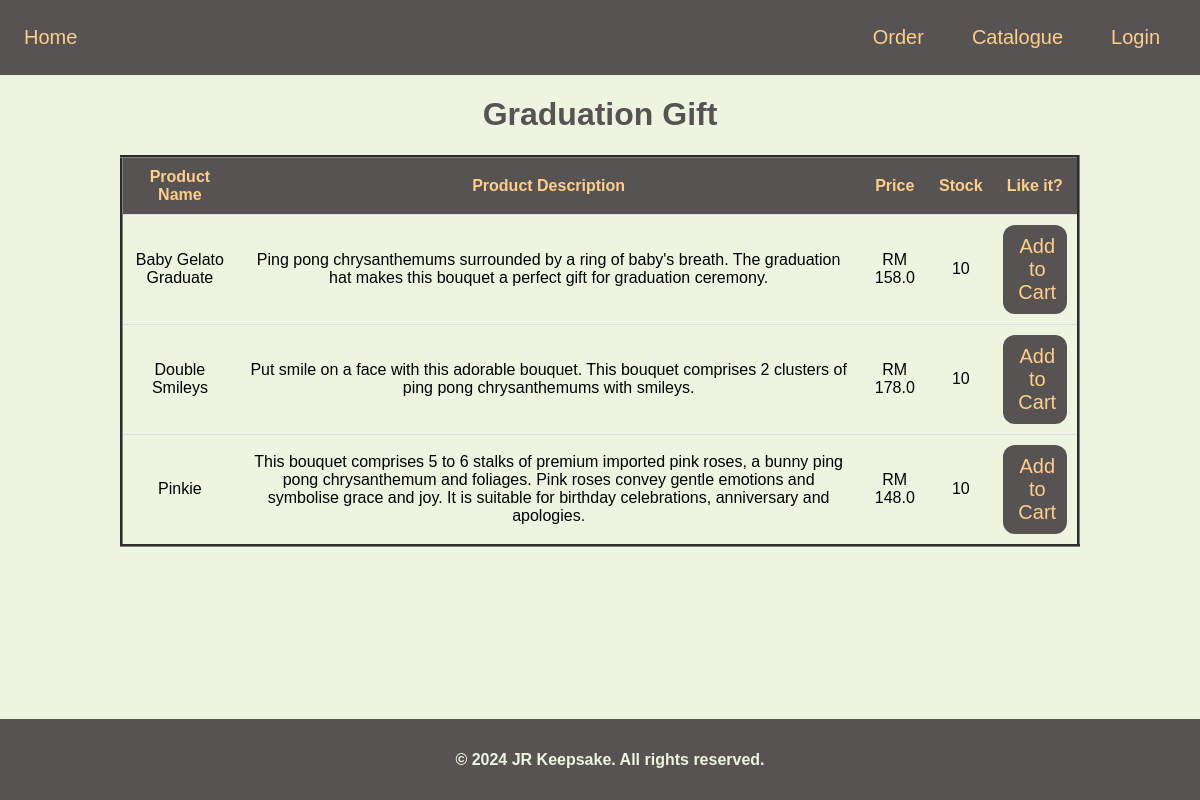
/JR_Keepsake/Catalogue/Graduation/, run on the app's committed database.
### Keepsake/models.py (models this page shows)
class Product (models.Model):
    Product_Name = models.CharField(max_length = 20, primary_key = True)
    Product_Desc = models.TextField()
    Category = models.CharField(max_length = 15)
    Price = models.FloatField()
    Stock = models.IntegerField()

### Keepsake/views.py (the view)
# urls.py: path('Catalogue/Graduation/',views.Graduation, name = 'Graduation'),
def Graduation(request):
    user_name = request.session.get('user_name')
    products = Product.objects.filter(Category='Graduation').values()
    return render(request, "Graduation.html", {'products': products,'user_name': user_name})

### Keepsake/templates/Graduation.html (shortened to what this page needs)
{% load static %}
<!DOCTYPE html>
<html lang="en">
<head>
</head>
<body>
    <header>
        <a href="/JR_Keepsake/">Home</a>
        <ul>
            <li><a href="{% url 'AllOrder' %}">Order</a></li>
            <li><a href="{% url 'Catalogue' %}">Catalogue</a></li>
            {% if user_name %}
                <li class="dropdown">
                    <a href="#" class="dropbtn" >{{user_name}}</a>
                    <div class="dropdown-content">
                        <a href="{% url 'UpdateProfile' %}">Update Profile</a>
                        <a href="{% url 'DeleteProfile' %}">Delete Account</a>
                        <a href="{% url 'Logout' %}">Logout</a>
                    </div>
                </li>
            {% else %}
                <li><a href="Login">Login</a></li>
            {% endif %}
        </ul>
    </header>
    <h1>Graduation Gift</h1>
    <body>
        <table>
            <tr>
                <th>Product Name</th>
                <th>Product Description</th>
                <th>Price</th>
                <th>Stock</th>
                <th>Like it?</th>
            </tr>
            {% for product in products %}
            <tr>
                <td>{{ product.Product_Name }}</td>
                <td>{{ product.Product_Desc }}</td>
                <td>RM {{ product.Price }}</td>
                <td>{{ product.Stock }}</td>
                <td><a href="{% url 'Update_Order' product.Product_Name %}" style="padding-right: 5%;">Add to Cart</a></td>
            </tr>
            {% endfor %}
        </table>
    </body>
    <footer>
        <h4>&copy; 2024 JR Keepsake. All rights reserved.</h4>
    </footer>
</body>
</html>

### Keepsake/templates/Graduation.html (style rules this page uses)
header { background-color: #575353; display: flex; justify-content: space-between; align-items: center; padding: 1em; }
body { margin: 0; padding: 0; background-color: #EDF5E1; font-family: Verdana, sans-serif; }
footer { margin-top: 5%; background-color: #575353; color: #EDF5E1; padding: 10px; text-align: center; bottom: 0; width: 100%; position: fixed; }
a,span { text-decoration: none; color: #FECE8A; display: flex; align-items: center; font-size: 20px; }
a:link, a:visited { background-color: #575353; color: #FECE8A; padding: 10px 8px 10px 8px; text-align: center; text-decoration: none; display: inline-block; border-radius: 12px; }
ul { display: flex; list-style: none; padding: 0; margin: 0; }
li { margin: 0 1em; }
table { width: 80%; margin: auto; border-collapse: collapse; margin-top: 20px; border-style: groove; }
th, td { padding: 10px; text-align: left; border-bottom: 1px solid #ddd; text-align: center; }
th { background-color: #575353; color: #FECE8A; }
h1 { text-align: center; color: #575353 }

### data on the page
Product: Product_Name "Baby Gelato Graduate", Product_Desc "Ping pong chrysanthemums surrounded by a ring of baby's breath. The graduation hat makes this bouquet a perfect gift for graduation ceremony.", Price "158.0", Stock "10"
Product: Product_Name "Double Smileys", Product_Desc "Put smile on a face with this adorable bouquet. This bouquet comprises 2 clusters of ping pong chrysanthemums with smileys.", Price "178.0", Stock "10"
Product: Product_Name "Pinkie", Product_Desc "This bouquet comprises 5 to 6 stalks of premium imported pink roses, a bunny ping pong chrysanthemum and foliages. Pink roses convey gentle emotions and symbolise grace and joy. It is suitable for birthday celebrations, anniversary and apologies.", Price "148.0", Stock "10"
